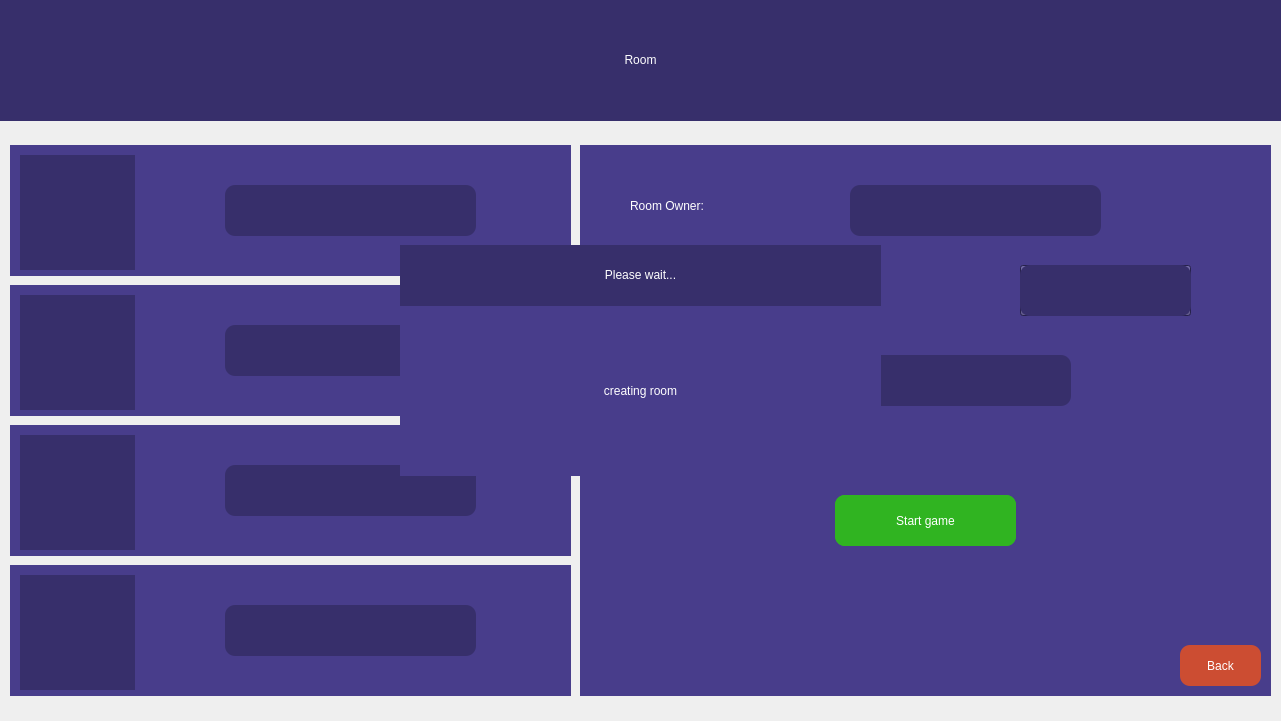
   <widget class="QWidget" name="RoomWidget" native="true">
    <property name="geometry">
     <rect>
      <x>0</x>
      <y>0</y>
      <width>1281</width>
      <height>721</height>
     </rect>
    </property>
    <property name="styleSheet">
     <string notr="true"/>
    </property>
    <widget class="QLabel" name="RoomText">
     <property name="geometry">
      <rect>
       <x>0</x>
       <y>0</y>
       <width>1281</width>
       <height>121</height>
      </rect>
     </property>
     <property name="styleSheet">
      <string notr="true">background-color: rgb(55, 47, 107);
color: rgb(255, 255, 255);
font: 700 30pt &quot;Segoe UI&quot;;</string>
     </property>
     <property name="text">
      <string>&lt;html&gt;&lt;head/&gt;&lt;body&gt;&lt;p align=&quot;center&quot;&gt;Room&lt;/p&gt;&lt;/body&gt;&lt;/html&gt;</string>
     </property>
     <property name="alignment">
      <set>Qt::AlignCenter</set>
     </property>
    </widget>
    <widget class="QWidget" name="RoomPlayer1" native="true">
     <property name="geometry">
      <rect>
       <x>10</x>
       <y>145</y>
       <width>561</width>
       <height>131</height>
      </rect>
     </property>
     <property name="styleSheet">
      <string notr="true">background-color: rgb(72, 61, 139);</string>
     </property>
     <widget class="QLabel" name="RoomPlayer1ProfilePicture">
      <property name="geometry">
       <rect>
        <x>10</x>
        <y>10</y>
        <width>115</width>
        <height>115</height>
       </rect>
      </property>
      <property name="styleSheet">
       <string notr="true">background-color: rgb(55, 47, 107);</string>
      </property>
      <property name="text">
       <string/>
      </property>
      <property name="scaledContents">
       <bool>true</bool>
      </property>
     </widget>
     <widget class="QLabel" name="RoomPlayer1Username">
      <property name="geometry">
       <rect>
        <x>215</x>
        <y>40</y>
        <width>251</width>
        <height>51</height>
       </rect>
      </property>
      <property name="styleSheet">
       <string notr="true">background-color: rgb(55, 47, 107);
color: rgb(255, 255, 255);
font: 700 20pt &quot;Segoe UI&quot;;
border: 2px;
border-radius: 10px;</string>
      </property>
      <property name="text">
       <string/>
      </property>
      <property name="alignment">
       <set>Qt::AlignCenter</set>
      </property>
     </widget>
    </widget>
    <widget class="QWidget" name="RoomPlayer2" native="true">
     <property name="geometry">
      <rect>
       <x>10</x>
       <y>285</y>
       <width>561</width>
       <height>131</height>
      </rect>
     </property>
     <property name="styleSheet">
      <string notr="true">background-color: rgb(72, 61, 139);</string>
     </property>
     <widget class="QLabel" name="RoomPlayer2ProfilePicture">
      <property name="geometry">
       <rect>
        <x>10</x>
        <y>10</y>
        <width>115</width>
        <height>115</height>
       </rect>
      </property>
      <property name="styleSheet">
       <string notr="true">background-color: rgb(55, 47, 107);</string>
      </property>
      <property name="text">
       <string/>
      </property>
      <property name="scaledContents">
       <bool>true</bool>
      </property>
     </widget>
     <widget class="QLabel" name="RoomPlayer2Username">
      <property name="geometry">
       <rect>
        <x>215</x>
        <y>40</y>
        <width>251</width>
        <height>51</height>
       </rect>
      </property>
      <property name="styleSheet">
       <string notr="true">background-color: rgb(55, 47, 107);
color: rgb(255, 255, 255);
font: 700 20pt &quot;Segoe UI&quot;;
border: 2px;
border-radius: 10px;</string>
      </property>
      <property name="text">
       <string/>
      </property>
      <property name="alignment">
       <set>Qt::AlignCenter</set>
      </property>
     </widget>
    </widget>
    <widget class="QWidget" name="RoomPlayer3" native="true">
     <property name="geometry">
      <rect>
       <x>10</x>
       <y>425</y>
       <width>561</width>
       <height>131</height>
      </rect>
     </property>
     <property name="styleSheet">
      <string notr="true">background-color: rgb(72, 61, 139);</string>
     </property>
     <widget class="QLabel" name="RoomPlayer3ProfilePicture">
      <property name="geometry">
       <rect>
        <x>10</x>
        <y>10</y>
        <width>115</width>
        <height>115</height>
       </rect>
      </property>
      <property name="styleSheet">
       <string notr="true">background-color: rgb(55, 47, 107);</string>
      </property>
      <property name="text">
       <string/>
      </property>
      <property name="scaledContents">
       <bool>true</bool>
      </property>
     </widget>
     <widget class="QLabel" name="RoomPlayer3Username">
      <property name="geometry">
       <rect>
        <x>215</x>
        <y>40</y>
        <width>251</width>
        <height>51</height>
       </rect>
      </property>
      <property name="styleSheet">
       <string notr="true">background-color: rgb(55, 47, 107);
color: rgb(255, 255, 255);
font: 700 20pt &quot;Segoe UI&quot;;
border: 2px;
border-radius: 10px;</string>
      </property>
      <property name="text">
       <string/>
      </property>
      <property name="alignment">
       <set>Qt::AlignCenter</set>
      </property>
     </widget>
    </widget>
    <widget class="QWidget" name="RoomPlayer4" native="true">
     <property name="geometry">
      <rect>
       <x>10</x>
       <y>565</y>
       <width>561</width>
       <height>131</height>
      </rect>
     </property>
     <property name="styleSheet">
      <string notr="true">background-color: rgb(72, 61, 139);</string>
     </property>
     <widget class="QLabel" name="RoomPlayer4ProfilePicture">
      <property name="geometry">
       <rect>
        <x>10</x>
        <y>10</y>
        <width>115</width>
        <height>115</height>
       </rect>
      </property>
      <property name="styleSheet">
       <string notr="true">background-color: rgb(55, 47, 107);</string>
      </property>
      <property name="text">
       <string/>
      </property>
      <property name="scaledContents">
       <bool>true</bool>
      </property>
     </widget>
     <widget class="QLabel" name="RoomPlayer4Username">
      <property name="geometry">
       <rect>
        <x>215</x>
        <y>40</y>
        <width>251</width>
        <height>51</height>
       </rect>
      </property>
      <property name="styleSheet">
       <string notr="true">background-color: rgb(55, 47, 107);
color: rgb(255, 255, 255);
font: 700 20pt &quot;Segoe UI&quot;;
border: 2px;
border-radius: 10px;</string>
      </property>
      <property name="text">
       <string/>
      </property>
      <property name="alignment">
       <set>Qt::AlignCenter</set>
      </property>
     </widget>
    </widget>
    <widget class="QWidget" name="RoomOptions" native="true">
     <property name="geometry">
      <rect>
       <x>580</x>
       <y>145</y>
       <width>691</width>
       <height>551</height>
      </rect>
     </property>
     <property name="styleSheet">
      <string notr="true">background-color: rgb(72, 61, 139);</string>
     </property>
     <widget class="QLabel" name="RoomOwnerLabel">
      <property name="geometry">
       <rect>
        <x>50</x>
        <y>30</y>
        <width>191</width>
        <height>61</height>
       </rect>
      </property>
      <property name="styleSheet">
       <string notr="true">color: rgb(255, 255, 255);
font: 700 22pt &quot;Segoe UI&quot;;</string>
      </property>
      <property name="text">
       <string>Room Owner:</string>
      </property>
     </widget>
     <widget class="QComboBox" name="RoomPlayerSelection">
      <property name="geometry">
       <rect>
        <x>440</x>
        <y>120</y>
        <width>171</width>
        <height>51</height>
       </rect>
      </property>
      <property name="styleSheet">
       <string notr="true">background-color: rgb(55, 47, 107);
color: rgb(255, 255, 255);
font: 700 18pt &quot;Segoe UI&quot;;
</string>
      </property>
      <item>
       <property name="text">
        <string>2 players</string>
       </property>
      </item>
      <item>
       <property name="text">
        <string>3 players</string>
       </property>
      </item>
      <item>
       <property name="text">
        <string>4 players</string>
       </property>
      </item>
     </widget>
     <widget class="QLabel" name="RoomOwnerUsername">
      <property name="geometry">
       <rect>
        <x>270</x>
        <y>40</y>
        <width>251</width>
        <height>51</height>
       </rect>
      </property>
      <property name="styleSheet">
       <string notr="true">background-color: rgb(55, 47, 107);
color: rgb(255, 255, 255);
font: 700 20pt &quot;Segoe UI&quot;;
border: 2px;
border-radius: 10px;</string>
      </property>
      <property name="text">
       <string/>
      </property>
      <property name="alignment">
       <set>Qt::AlignCenter</set>
      </property>
     </widget>
     <widget class="QLabel" name="SelectNoOfPlayersLabel">
      <property name="geometry">
       <rect>
        <x>50</x>
        <y>110</y>
        <width>371</width>
        <height>61</height>
       </rect>
      </property>
      <property name="styleSheet">
       <string notr="true">color: rgb(255, 255, 255);
font: 700 22pt &quot;Segoe UI&quot;;</string>
      </property>
      <property name="text">
       <string>Select number of players :</string>
      </property>
     </widget>
     <widget class="QPushButton" name="RoomOptionsBackButton">
      <property name="geometry">
       <rect>
        <x>600</x>
        <y>500</y>
        <width>81</width>
        <height>41</height>
       </rect>
      </property>
      <property name="styleSheet">
       <string notr="true">border: 2px;
color: rgb(255, 255, 255);
border-radius: 10px;
font: 700 16pt &quot;Segoe UI&quot;;
background-color: rgb(204, 77, 50);</string>
      </property>
      <property name="text">
       <string>Back</string>
      </property>
     </widget>
     <widget class="QLabel" name="RoomCodeLabel">
      <property name="geometry">
       <rect>
        <x>50</x>
        <y>200</y>
        <width>181</width>
        <height>61</height>
       </rect>
      </property>
      <property name="styleSheet">
       <string notr="true">color: rgb(255, 255, 255);
font: 700 22pt &quot;Segoe UI&quot;;</string>
      </property>
      <property name="text">
       <string>Room Code:</string>
      </property>
     </widget>
     <widget class="QLabel" name="RoomCode">
      <property name="geometry">
       <rect>
        <x>240</x>
        <y>210</y>
        <width>251</width>
        <height>51</height>
       </rect>
      </property>
      <property name="styleSheet">
       <string notr="true">background-color: rgb(55, 47, 107);
color: rgb(255, 255, 255);
font: 700 20pt &quot;Segoe UI&quot;;
border: 2px;
border-radius: 10px;</string>
      </property>
      <property name="text">
       <string/>
      </property>
      <property name="alignment">
       <set>Qt::AlignCenter</set>
      </property>
     </widget>
     <widget class="QPushButton" name="RoomCreateRoomButton">
      <property name="geometry">
       <rect>
        <x>255</x>
        <y>350</y>
        <width>181</width>
        <height>51</height>
       </rect>
      </property>
      <property name="styleSheet">
       <string notr="true">background-color: rgb(48, 180, 33);
font: 700 20pt &quot;Segoe UI&quot;;
color: rgb(255, 255, 255);
border: 2px;
border-radius: 10px;</string>
      </property>
      <property name="text">
       <string>Create room</string>
      </property>
     </widget>
     <widget class="QLabel" name="RoomSelectedPlayers">
      <property name="geometry">
       <rect>
        <x>440</x>
        <y>120</y>
        <width>171</width>
        <height>51</height>
       </rect>
      </property>
      <property name="styleSheet">
       <string notr="true">background-color: rgb(55, 47, 107);
color: rgb(255, 255, 255);
font: 700 20pt &quot;Segoe UI&quot;;
border: 2px;
border-radius: 10px;</string>
      </property>
      <property name="text">
       <string/>
      </property>
      <property name="alignment">
       <set>Qt::AlignCenter</set>
      </property>
     </widget>
     <widget class="QPushButton" name="RoomStartGameButton">
      <property name="geometry">
       <rect>
        <x>255</x>
        <y>350</y>
        <width>181</width>
        <height>51</height>
       </rect>
      </property>
      <property name="styleSheet">
       <string notr="true">background-color: rgb(48, 180, 33);
font: 700 20pt &quot;Segoe UI&quot;;
color: rgb(255, 255, 255);
border: 2px;
border-radius: 10px;</string>
      </property>
      <property name="text">
       <string>Start game</string>
      </property>
     </widget>
    </widget>
    <widget class="QWidget" name="WaitingWidget" native="true">
     <property name="geometry">
      <rect>
       <x>400</x>
       <y>245</y>
       <width>481</width>
       <height>231</height>
      </rect>
     </property>
     <property name="styleSheet">
      <string notr="true">background-color: rgb(72, 61, 139);</string>
     </property>
     <widget class="QLabel" name="CreatingRoomLabel">
      <property name="geometry">
       <rect>
        <x>0</x>
        <y>110</y>
        <width>481</width>
        <height>71</height>
       </rect>
      </property>
      <property name="styleSheet">
       <string notr="true">color: rgb(255, 255, 255);
font: 700 22pt &quot;Segoe UI&quot;;</string>
      </property>
      <property name="text">
       <string>creating room</string>
      </property>
      <property name="alignment">
       <set>Qt::AlignCenter</set>
      </property>
     </widget>
     <widget class="QLabel" name="PleaseWaitLabel">
      <property name="geometry">
       <rect>
        <x>0</x>
        <y>0</y>
        <width>481</width>
        <height>61</height>
       </rect>
      </property>
      <property name="styleSheet">
       <string notr="true">background-color: rgb(55, 47, 107);
color: rgb(255, 255, 255);
font: 700 30pt &quot;Segoe UI&quot;;</string>
      </property>
      <property name="text">
       <string>&lt;html&gt;&lt;head/&gt;&lt;body&gt;&lt;p align=&quot;center&quot;&gt;Please wait...&lt;/p&gt;&lt;/body&gt;&lt;/html&gt;</string>
      </property>
      <property name="alignment">
       <set>Qt::AlignCenter</set>
      </property>
     </widget>
    </widget>
   </widget>
